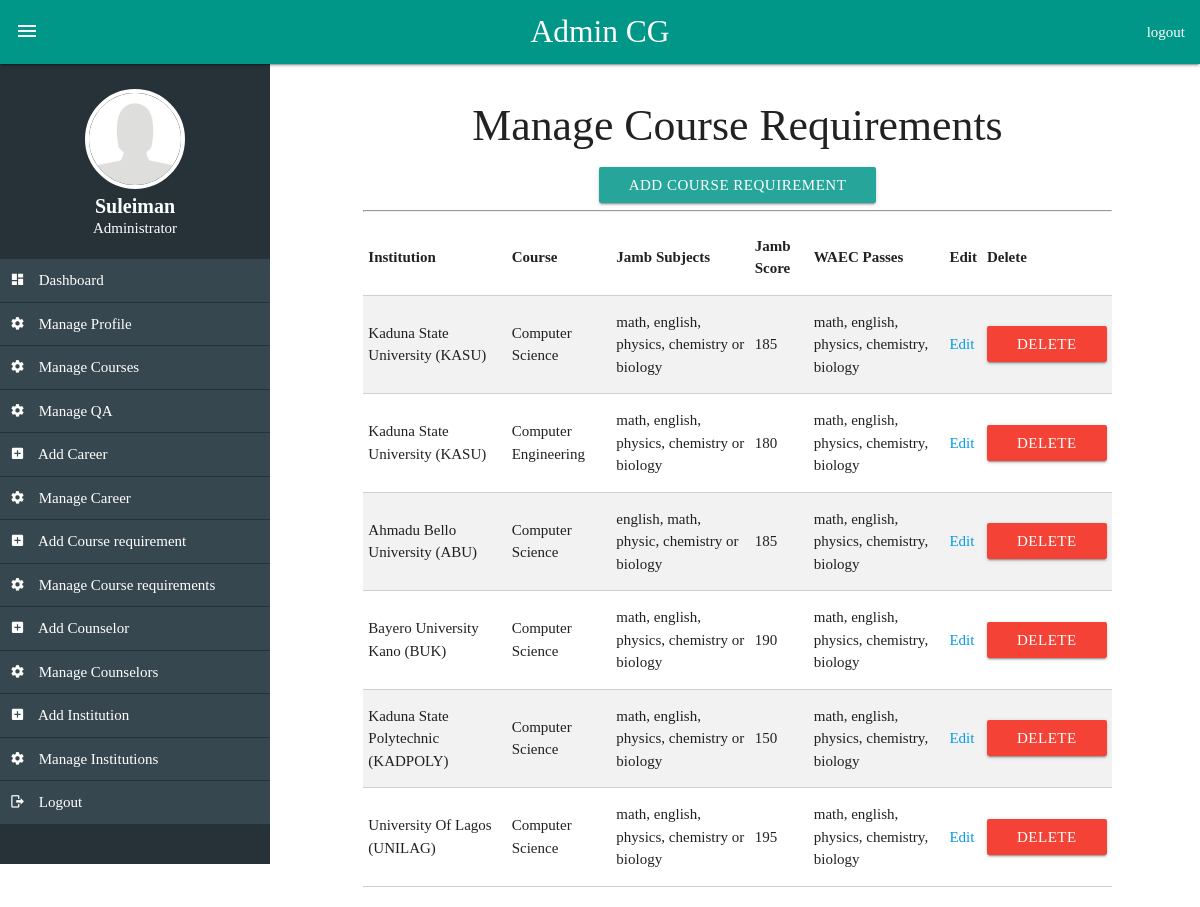
Page /admin/admin.php?action=manage_requirements (signed in) on the committed database.
### tables this page shows
CREATE TABLE `requirements` (
  `req_id` int(11) NOT NULL,
  `institution_id` int(11) NOT NULL,
  `course_id` int(11) NOT NULL,
  `jamb_subjects` varchar(250) NOT NULL,
  `jamb_score` int(11) NOT NULL,
  `waec_passes` varchar(255) NOT NULL
);

CREATE TABLE `institutions` (
  `institution_id` int(10) NOT NULL,
  `institution_name` varchar(200) NOT NULL,
  `website` varchar(200) NOT NULL
);

CREATE TABLE `courses` (
  `course_id` int(11) NOT NULL,
  `course_name` varchar(255) NOT NULL,
  `course_desc` text NOT NULL
);

### admin/includes/manage_requirements.php (the view, shortened to what this page needs)
<section class="col s12 m10 offset-m1">
  <h3 class="center-align">Manage Course Requirements</h3>
  <div class="center-align">
    <a class="btn accent-1" href="admin.php?action=add_course_requirement">Add Course Requirement</a>
  </div>
  <hr>
	<table class="bordered striped">
    <thead>
      <tr>
        <th data-field="jamb">Institution</th>
        <th data-field="jamb">Course</th>
        <th data-field="jamb">Jamb Subjects</th>
        <th data-field="jamb">Jamb Score</th>
        <th data-field="waec">WAEC Passes</th>
        <th data-field="edit">Edit </th>
        <th data-field="delete">Delete </th>
      </tr>
    </thead>
    <tbody>
      <?php
      	$sql = "SELECT * FROM `requirements`";
      	$run_sql = @mysqli_query($dbc, $sql);
      	while($row = mysqli_fetch_array($run_sql)){
      		$req_id = $row["req_id"];
          $id = $row["institution_id"];
          $course_id = $row["course_id"];
      		$jamb_subjects = $row["jamb_subjects"];
          $jamb_score = $row["jamb_score"];
          $waec_passes = $row["waec_passes"];
      ?>
      <tr>
        <td>
          <?php
            $query = mysqli_query($dbc, "SELECT institution_name FROM institutions WHERE institution_id='$id'");
            $data = mysqli_fetch_array($query);
            echo $data["institution_name"];
          ?>
        </td>
        <td>
          <?php
            $query = mysqli_query($dbc, "SELECT course_name FROM courses WHERE course_id='$course_id'");
            $data = mysqli_fetch_array($query);
            echo $data["course_name"];
          ?>
        </td>
        <td><?php echo $jamb_subjects; ?></td>
        <td><?php echo $jamb_score; ?></td>
        <td><?php echo $waec_passes; ?></td>
        <td><a href="admin.php?action=edit_requirements&req_id=<?php echo $req_id; ?>&institution_id=<?php echo $id; ?>&course_id=<?php echo $course_id; ?>">Edit</a></td>
        <td><a class="waves-effect waves-light btn red" href="admin.php?action=delete_requirement&req_id=<?php echo $req_id; ?>">Delete</a></td>
      </tr>
    	<?php }  ?>
    </tbody>
  </table>
</section>

### admin/admin.php (shortened to what this page needs)
<?php
require_once '../connection.php';
  $username = $_SESSION['admin'];
?>
<!DOCTYPE html>
<html lang="en">
<head>
	<link href="../css/materialize.css" type="text/css" rel="stylesheet" media="screen,projection"/>
  <link href="../css/admin.css" type="text/css" rel="stylesheet" media="screen,projection"/>
  <link href="../css/materialdesignicons.min.css" media="all" rel="stylesheet" type="text/css" />
</head>
<body>
	<div class="navbar-fixed">
		<nav role="navigation" class="teal ">
			<div class="nav-wrapper">
				<a href="admin.php" class="brand-logo center">Admin CG</a>
        <ul id="left">
          <li><a class="toggle"><i class="mdi mdi-menu"></i></a></li>
        </ul>
				<ul class="right ">
					<li><a href="logout.php">logout</a></li>
				</ul>
			</div>
		</nav>
	</div>
  <div class="row">
    <aside class=" blue-grey darken-4 hide-on-small-only" id="sidebar">
      <div class="valign-wrapper sidebar-header">
        <div class="row">
          <div class="col s12">
            <?php
              $sql = "SELECT * FROM `admin` WHERE `username`='$username'";
              $query = @mysqli_query($dbc, $sql);
              while ($row = mysqli_fetch_array($query)) {
                $fullname = $row['fullname'];
                $photo = $row['photo'];
            ?>
            <img src="../images/<?php echo $photo; ?>" class="responsive-img circle" alt="" style="width: 100px">
            <div class="white-text center-align">
              <h3 class="h3"><?php echo $fullname; ?></h3>
              <p>Administrator</p>
            </div>
            <?php } ?>
          </div>
        </div>
      </div>
      <ul class="sidebar-nav">
        <li><a href="admin.php"><i class="mdi mdi-view-dashboard"></i> Dashboard</a></li>
        <li><a href="admin.php?action=manage_admin"><i class="mdi mdi-settings"></i> Manage Profile</a></li>
        <li><a href="admin.php?action=manage_courses"><i class="mdi mdi-settings"></i> Manage Courses</a></li>
        <li><a href="admin.php?action=manage_questions"><i class="mdi mdi-settings"></i> Manage QA</a></li>
        <li><a href="admin.php?action=add_course_career"><i class="mdi mdi-plus-box"></i> Add Career</a></li>
        <li><a href="admin.php?action=manage_career"><i class="mdi mdi-settings"></i> Manage Career </a></li>
        <li><a href="admin.php?action=add_course_requirement"><i class="mdi mdi-plus-box"></i> Add Course requirement</a></li>
        <li><a href="admin.php?action=manage_requirements"><i class="mdi mdi-settings"></i> Manage Course requirements</a></li>
        <li><a href="admin.php?action=add_counselor"><i class="mdi mdi-plus-box"></i> Add Counselor</a></li>
        <li><a href="admin.php?action=manage_counselors"><i class="mdi mdi-settings"></i> Manage Counselors</a></li>
        <li><a href="admin.php?action=add_institution"><i class="mdi mdi-plus-box"></i> Add Institution</a></li>
        <li><a href="admin.php?action=manage_institutions"><i class="mdi mdi-settings"></i> Manage Institutions</a></li>
        <li><a href="logout.php"><i class="mdi mdi-logout"></i> Logout</a></li>
      </ul>
    </aside>
    <main id="main" class="section">
      <?php
        if(isset($_GET['action']) && $_GET['action'] === "add_course"){
          require_once 'includes/add_course.php';
        }else if(isset($_GET['action']) && $_GET['action'] === "manage_courses"){
          require_once 'includes/manage_courses.php';
        }else if(isset($_GET['action']) && $_GET['action'] === "edit_course"){
          require_once 'includes/edit_course.php';
        }else if(isset($_GET['action']) && $_GET['action'] === "delete_course"){
          require_once 'includes/delete_course.php';
        }else if(isset($_GET['action']) && $_GET['action'] === "update_admin"){
          require_once 'includes/update_admin.php';
        }else if(isset($_GET['action']) && $_GET['action'] === "manage_admin"){
          require_once 'includes/manage_admin.php';
        }else if(isset($_GET['action']) && $_GET['action'] === "change_password"){
          require_once 'includes/change_password.php';
        }else if(isset($_GET['action']) && $_GET['action'] === "change_password"){
          require_once 'includes/change_password.php';
        }else if(isset($_GET['action']) && $_GET['action'] === "add_course_requirement"){
          require_once 'includes/add_course_requirement.php';
        }else if(isset($_GET['action']) && $_GET['action'] === "manage_requirements"){
          require_once 'includes/manage_requirements.php';
        }else if(isset($_GET['action']) && $_GET['action'] === "edit_requirements"){
          require_once 'includes/edit_requirements.php';
        }else if(isset($_GET['action']) && $_GET['action'] === "delete_requirement"){
          require_once 'includes/delete_requirements.php';
        }else if(isset($_GET['action']) && $_GET['action'] === "add_institution"){
          require_once 'includes/add_institution.php';
        }else if(isset($_GET['action']) && $_GET['action'] === "manage_institutions"){
          require_once 'includes/manage_institutions.php';
        }else if(isset($_GET['action']) && $_GET['action'] === "edit_institution"){
          require_once 'includes/edit_institution.php';
        }else if(isset($_GET['action']) && $_GET['action'] === "delete_institution"){
          require_once 'includes/delete_institution.php';
        }else if(isset($_GET['action']) && $_GET['action'] === "add_course_career"){
          require_once 'includes/add_course_career.php';
        }else if(isset($_GET['action']) && $_GET['action'] === "manage_career"){
          require_once 'includes/manage_course_career.php';
        }else if(isset($_GET['action']) && $_GET['action'] === "edit_career"){
          require_once 'includes/edit_career.php';
        }else if(isset($_GET['action']) && $_GET['action'] === "delete_career"){
          require_once 'includes/delete_career.php';
        }else if(isset($_GET['action']) && $_GET['action'] === "manage_questions"){
          require_once 'includes/questions.php';
        }else if(isset($_GET['action']) && $_GET['action'] === "add_question"){
          require_once 'includes/add_question.php';
        }else if(isset($_GET['action']) && $_GET['action'] === "add_counselor"){
          require_once 'includes/add_counselor.php';
        }else if(isset($_GET['action']) && $_GET['action'] === "manage_counselors"){
          require_once 'includes/manage_counselors.php';
        }else if(isset($_GET['action']) && $_GET['action'] === "edit_counselor"){
          require_once 'includes/edit_counselor.php';
        }else if(isset($_GET['action']) && $_GET['action'] === "delete_counselor"){
          require_once 'includes/delete_counselor.php';
        }
      ?>
    </main>
  </div>
</body>
</html>

### css/admin.css (style rules this page uses)
body { padding-top: 0; font-family: ubuntu; }
#sidebar { display: block; height: 100vh; position: fixed; width: 270px; z-index: 100; overflow-y: scroll; }
#main { margin-left: 275px; min-height: 100vh; }
.toggle { font-size: 20px; }
.sidebar-header { margin-top: 40px; height: 140px; padding: 15px; }
img.circle { border: 4px solid #fff; }
.sidebar-header h3.h3 { margin: 0; font-size: 20px; font-weight: bold }
.sidebar-header p { margin: 0; }
.sidebar-nav { padding-bottom: 55px; }
.sidebar-nav > li > a >i { margin-right: 10px; color: #ffffff; }
.sidebar-nav li a { margin-bottom: 1px; padding: 10px; display: block; background-color: #37474f; color: #fff; }

### rows in the picture
requirements: institution.institution_name "Kaduna State University (KASU)", course.course_name "Computer Science", jamb_subjects "math, english, physics, chemistry or biology", jamb_score "185", waec_passes "math, english, physics, chemistry, biology"
requirements: institution.institution_name "Kaduna State University (KASU)", course.course_name "Computer Engineering", jamb_subjects "math, english, physics, chemistry or biology", jamb_score "180", waec_passes "math, english, physics, chemistry, biology"
requirements: institution.institution_name "Ahmadu Bello University (ABU)", course.course_name "Computer Science", jamb_subjects "english, math, physic, chemistry or biology", jamb_score "185", waec_passes "math, english, physics, chemistry, biology"
requirements: institution.institution_name "Bayero University Kano (BUK)", course.course_name "Computer Science", jamb_subjects "math, english, physics, chemistry or biology", jamb_score "190", waec_passes "math, english, physics, chemistry, biology"
requirements: institution.institution_name "Kaduna State Polytechnic (KADPOLY)", course.course_name "Computer Science", jamb_subjects "math, english, physics, chemistry or biology", jamb_score "150", waec_passes "math, english, physics, chemistry, biology"
requirements: institution.institution_name "University Of Lagos (UNILAG)", course.course_name "Computer Science", jamb_subjects "math, english, physics, chemistry or biology", jamb_score "195", waec_passes "math, english, physics, chemistry, biology"

### other values in the picture
$fullname "Suleiman"
